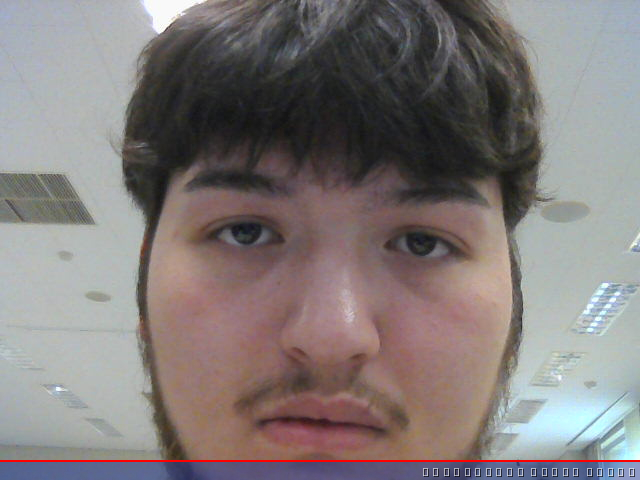
#> input picture ex5/ex5_2.jpg, 640 x 480 px
$ python gray.py
#> lines starting #> are read from the running program, lines starting #| are printed output that depends on the picture
import cv2
img = cv2.imread("ex5_2.jpg")
#> img is the input picture: shape (480, 640, 3); mean B, G, R 121.9, 122.5, 129.7
gray = cv2.cvtColor(img, cv2.COLOR_RGB2GRAY)
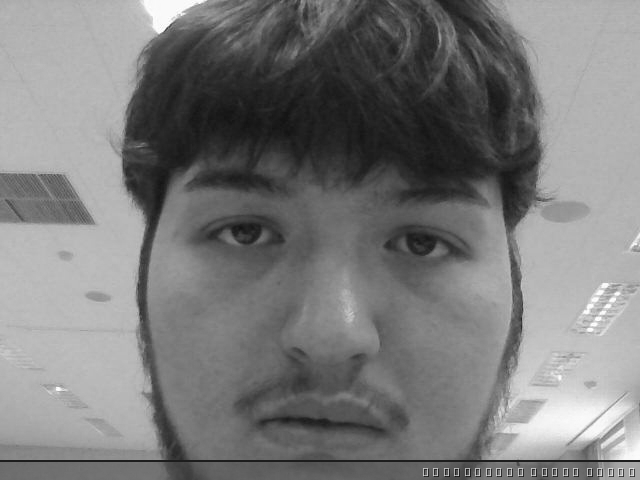
#> gray: shape (480, 640); min 17, max 255, mean 123.1
cv2.imwrite("ex5_2_gray.jpg", gray)

$ run again, with ex5/ex5_1_b.jpg copied over ex5/ex5_2.jpg
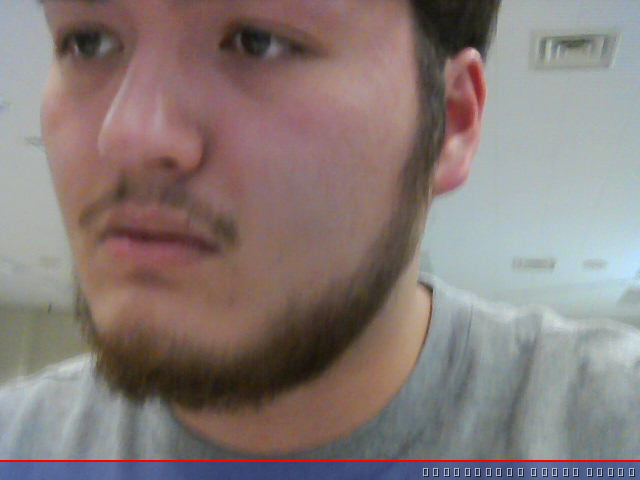
#> input picture ex5/ex5_1_b.jpg, 640 x 480 px
#> img is the input picture: shape (480, 640, 3); mean B, G, R 120.6, 122.8, 135.1
#> `gray = cv2.cvtColor(img, cv2.COLOR_RGB2GRAY)`:
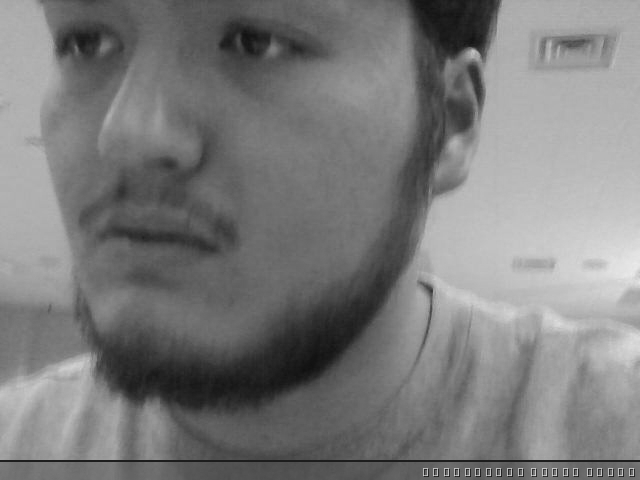
#> gray: shape (480, 640); min 16, max 235, mean 123.5

$ run again, with ex5/ex5_1_d.jpg copied over ex5/ex5_2.jpg
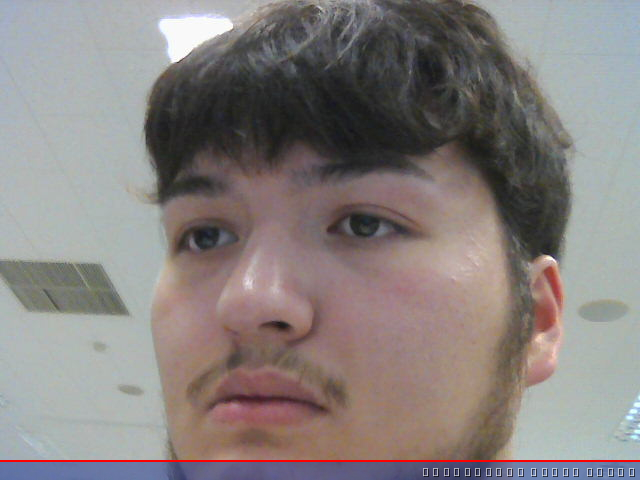
#> input picture ex5/ex5_1_d.jpg, 640 x 480 px
#> img is the input picture: shape (480, 640, 3); mean B, G, R 127.5, 129.2, 135.8
#> `gray = cv2.cvtColor(img, cv2.COLOR_RGB2GRAY)`:
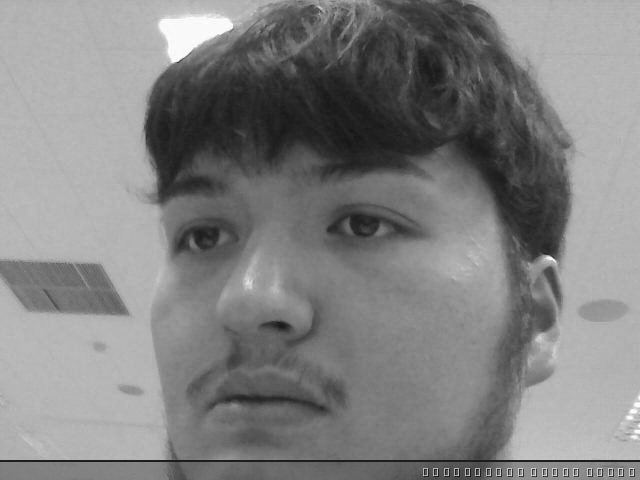
#> gray: shape (480, 640); min 20, max 255, mean 129.4

$ run again, with ex5/ex5_1_i.jpg copied over ex5/ex5_2.jpg
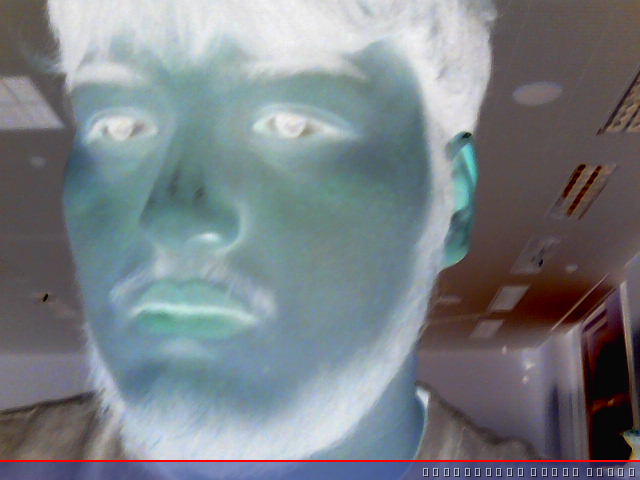
#> input picture ex5/ex5_1_i.jpg, 640 x 480 px
#> img is the input picture: shape (480, 640, 3); mean B, G, R 132.2, 127, 120.6
#> `gray = cv2.cvtColor(img, cv2.COLOR_RGB2GRAY)`:
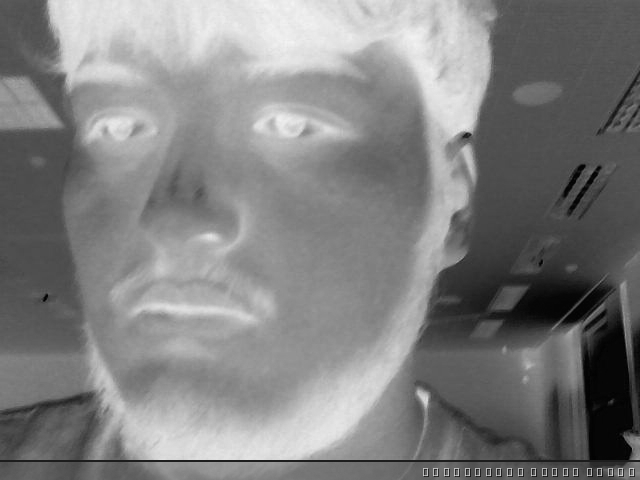
#> gray: shape (480, 640); min 0, max 244, mean 127.8
